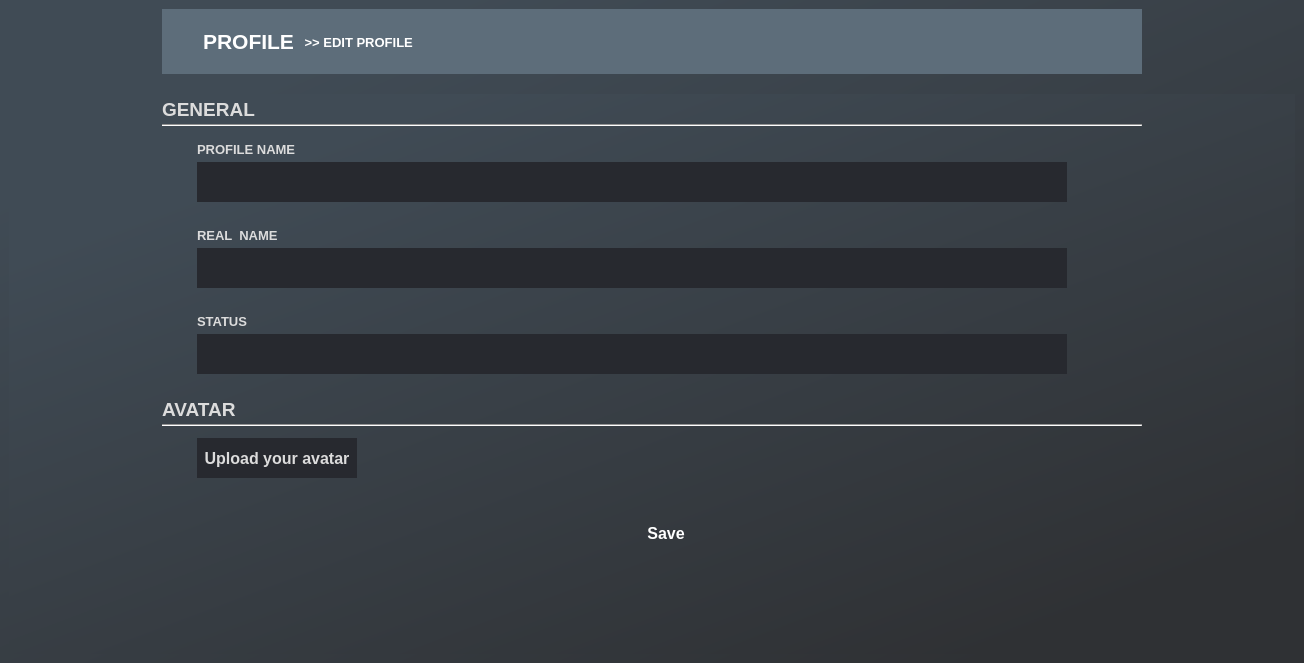
<?xml version="1.0" encoding="UTF-8"?>
<ui version="4.0">
 <class>EditProfile</class>
 <widget class="QWidget" name="EditProfile">
  <property name="geometry">
   <rect>
    <x>0</x>
    <y>0</y>
    <width>1304</width>
    <height>663</height>
   </rect>
  </property>
  <property name="minimumSize">
   <size>
    <width>980</width>
    <height>0</height>
   </size>
  </property>
  <property name="windowTitle">
   <string>Form</string>
  </property>
  <layout class="QVBoxLayout" name="verticalLayout_15">
   <property name="spacing">
    <number>0</number>
   </property>
   <property name="leftMargin">
    <number>0</number>
   </property>
   <property name="topMargin">
    <number>0</number>
   </property>
   <property name="rightMargin">
    <number>0</number>
   </property>
   <property name="bottomMargin">
    <number>0</number>
   </property>
   <item>
    <widget class="QWidget" name="widget" native="true">
     <property name="styleSheet">
      <string notr="true">.QWidget
{
background-color: qlineargradient(spread:pad, x1:0.1025, y1:0.21, x2:0.773, y2:0.982955, stop:0 rgba(64, 75, 85, 255), stop:1 rgba(47, 49, 52, 255));
}</string>
     </property>
     <layout class="QVBoxLayout" name="verticalLayout_14">
      <item>
       <layout class="QVBoxLayout" name="verticalLayout_13">
        <property name="spacing">
         <number>20</number>
        </property>
        <item>
         <layout class="QHBoxLayout" name="horizontalLayout_5">
          <item>
           <spacer name="horizontalSpacer_2">
            <property name="orientation">
             <enum>Qt::Horizontal</enum>
            </property>
            <property name="sizeHint" stdset="0">
             <size>
              <width>40</width>
              <height>20</height>
             </size>
            </property>
           </spacer>
          </item>
          <item>
           <widget class="QWidget" name="Upper_widget" native="true">
            <property name="minimumSize">
             <size>
              <width>980</width>
              <height>65</height>
             </size>
            </property>
            <property name="maximumSize">
             <size>
              <width>980</width>
              <height>65</height>
             </size>
            </property>
            <property name="styleSheet">
             <string notr="true">background-color: rgb(93, 109, 122);
color: rgb(255, 255, 255);</string>
            </property>
            <widget class="QWidget" name="layoutWidget">
             <property name="geometry">
              <rect>
               <x>40</x>
               <y>20</y>
               <width>211</width>
               <height>26</height>
              </rect>
             </property>
             <layout class="QHBoxLayout" name="horizontalLayout_4">
              <item>
               <widget class="QPushButton" name="Account_pushButton">
                <property name="font">
                 <font>
                  <family>Arial</family>
                  <pointsize>16</pointsize>
                  <bold>true</bold>
                 </font>
                </property>
                <property name="cursor">
                 <cursorShape>PointingHandCursor</cursorShape>
                </property>
                <property name="styleSheet">
                 <string notr="true">QPushButton
{
border: 0px;
}

QPushButton:hover
{
 color: rgb(55, 225, 255);
}</string>
                </property>
                <property name="text">
                 <string>PROFILE</string>
                </property>
               </widget>
              </item>
              <item>
               <widget class="QLabel" name="label_2">
                <property name="font">
                 <font>
                  <family>Arial</family>
                  <pointsize>10</pointsize>
                  <bold>true</bold>
                 </font>
                </property>
                <property name="text">
                 <string> &gt;&gt; EDIT PROFILE</string>
                </property>
               </widget>
              </item>
             </layout>
            </widget>
           </widget>
          </item>
          <item>
           <spacer name="horizontalSpacer_3">
            <property name="orientation">
             <enum>Qt::Horizontal</enum>
            </property>
            <property name="sizeHint" stdset="0">
             <size>
              <width>40</width>
              <height>20</height>
             </size>
            </property>
           </spacer>
          </item>
         </layout>
        </item>
        <item>
         <widget class="QScrollArea" name="scrollArea">
          <property name="sizePolicy">
           <sizepolicy hsizetype="Expanding" vsizetype="Expanding">
            <horstretch>0</horstretch>
            <verstretch>0</verstretch>
           </sizepolicy>
          </property>
          <property name="minimumSize">
           <size>
            <width>980</width>
            <height>400</height>
           </size>
          </property>
          <property name="maximumSize">
           <size>
            <width>16777215</width>
            <height>16777215</height>
           </size>
          </property>
          <property name="styleSheet">
           <string notr="true">QScrollArea
{
border:0px;
background-color: rgba(0, 0, 0, 0);
}

QScrollBar:vertical
{
border: none;
width: 8px;  
background: transparent;
}

QScrollBar::sub-page:vertical
{
background-color: rgb(54, 60, 65);
}

QScrollBar::add-page:vertical
{
background-color: rgb(47, 49, 52);
}
QScrollBar::handle:vertical
{
background-color: rgb(135, 146, 165);
border-radius: 3px;
}

QScrollBar::up-arrow:vertical
{
border: none;
}
QScrollBar::sub-line:vertical
{
border: none;
}
QScrollBar::down-arrow:vertical
{
border: none;
}
QScrollBar::add-line:vertical
{
border:none;
}</string>
          </property>
          <property name="widgetResizable">
           <bool>true</bool>
          </property>
          <widget class="QWidget" name="scrollAreaWidgetContents">
           <property name="geometry">
            <rect>
             <x>0</x>
             <y>0</y>
             <width>1284</width>
             <height>556</height>
            </rect>
           </property>
           <layout class="QVBoxLayout" name="verticalLayout_12">
            <property name="spacing">
             <number>0</number>
            </property>
            <property name="leftMargin">
             <number>0</number>
            </property>
            <property name="topMargin">
             <number>0</number>
            </property>
            <property name="rightMargin">
             <number>0</number>
            </property>
            <property name="bottomMargin">
             <number>0</number>
            </property>
            <item>
             <layout class="QHBoxLayout" name="horizontalLayout_3">
              <item>
               <spacer name="horizontalSpacer_4">
                <property name="orientation">
                 <enum>Qt::Horizontal</enum>
                </property>
                <property name="sizeHint" stdset="0">
                 <size>
                  <width>40</width>
                  <height>20</height>
                 </size>
                </property>
               </spacer>
              </item>
              <item>
               <layout class="QVBoxLayout" name="verticalLayout_11">
                <property name="spacing">
                 <number>20</number>
                </property>
                <item>
                 <layout class="QVBoxLayout" name="verticalLayout_10">
                  <property name="spacing">
                   <number>15</number>
                  </property>
                  <item>
                   <layout class="QVBoxLayout" name="verticalLayout_5">
                    <property name="spacing">
                     <number>0</number>
                    </property>
                    <property name="leftMargin">
                     <number>0</number>
                    </property>
                    <item>
                     <widget class="QLabel" name="General_label">
                      <property name="minimumSize">
                       <size>
                        <width>0</width>
                        <height>30</height>
                       </size>
                      </property>
                      <property name="maximumSize">
                       <size>
                        <width>200</width>
                        <height>30</height>
                       </size>
                      </property>
                      <property name="font">
                       <font>
                        <family>Arial</family>
                        <pointsize>14</pointsize>
                        <bold>true</bold>
                       </font>
                      </property>
                      <property name="styleSheet">
                       <string notr="true">color: rgb(220, 220, 220);
background-color: rgba(0, 0, 0, 0);</string>
                      </property>
                      <property name="text">
                       <string>GENERAL</string>
                      </property>
                     </widget>
                    </item>
                    <item>
                     <widget class="Line" name="line_1">
                      <property name="minimumSize">
                       <size>
                        <width>980</width>
                        <height>2</height>
                       </size>
                      </property>
                      <property name="maximumSize">
                       <size>
                        <width>970</width>
                        <height>2</height>
                       </size>
                      </property>
                      <property name="styleSheet">
                       <string notr="true">background-color: rgb(220, 220, 220);</string>
                      </property>
                      <property name="orientation">
                       <enum>Qt::Horizontal</enum>
                      </property>
                     </widget>
                    </item>
                   </layout>
                  </item>
                  <item>
                   <layout class="QVBoxLayout" name="verticalLayout_4">
                    <property name="spacing">
                     <number>25</number>
                    </property>
                    <property name="leftMargin">
                     <number>35</number>
                    </property>
                    <property name="bottomMargin">
                     <number>0</number>
                    </property>
                    <item>
                     <layout class="QVBoxLayout" name="verticalLayout">
                      <property name="spacing">
                       <number>5</number>
                      </property>
                      <item>
                       <widget class="QLabel" name="ProfileName_label">
                        <property name="sizePolicy">
                         <sizepolicy hsizetype="Preferred" vsizetype="Fixed">
                          <horstretch>0</horstretch>
                          <verstretch>0</verstretch>
                         </sizepolicy>
                        </property>
                        <property name="minimumSize">
                         <size>
                          <width>111</width>
                          <height>16</height>
                         </size>
                        </property>
                        <property name="maximumSize">
                         <size>
                          <width>870</width>
                          <height>16</height>
                         </size>
                        </property>
                        <property name="font">
                         <font>
                          <family>Arial</family>
                          <pointsize>10</pointsize>
                          <bold>true</bold>
                         </font>
                        </property>
                        <property name="styleSheet">
                         <string notr="true">color: rgb(220, 220, 220);
background-color: rgba(0, 0, 0, 0);</string>
                        </property>
                        <property name="text">
                         <string>PROFILE NAME</string>
                        </property>
                       </widget>
                      </item>
                      <item>
                       <widget class="QLineEdit" name="ProfileName_lineEdit">
                        <property name="minimumSize">
                         <size>
                          <width>841</width>
                          <height>40</height>
                         </size>
                        </property>
                        <property name="maximumSize">
                         <size>
                          <width>870</width>
                          <height>40</height>
                         </size>
                        </property>
                        <property name="font">
                         <font>
                          <family>Arial</family>
                          <pointsize>12</pointsize>
                         </font>
                        </property>
                        <property name="styleSheet">
                         <string notr="true">background-color: rgb(39, 41, 47);
border: 0px;
color: rgb(255, 255, 255);</string>
                        </property>
                        <property name="text">
                         <string/>
                        </property>
                       </widget>
                      </item>
                     </layout>
                    </item>
                    <item>
                     <layout class="QVBoxLayout" name="verticalLayout_2">
                      <property name="spacing">
                       <number>5</number>
                      </property>
                      <item>
                       <widget class="QLabel" name="RealName_label">
                        <property name="sizePolicy">
                         <sizepolicy hsizetype="Preferred" vsizetype="Fixed">
                          <horstretch>0</horstretch>
                          <verstretch>0</verstretch>
                         </sizepolicy>
                        </property>
                        <property name="minimumSize">
                         <size>
                          <width>111</width>
                          <height>16</height>
                         </size>
                        </property>
                        <property name="maximumSize">
                         <size>
                          <width>870</width>
                          <height>16</height>
                         </size>
                        </property>
                        <property name="font">
                         <font>
                          <family>Arial</family>
                          <pointsize>10</pointsize>
                          <bold>true</bold>
                         </font>
                        </property>
                        <property name="styleSheet">
                         <string notr="true">color: rgb(220, 220, 220);
background-color: rgba(0, 0, 0, 0);</string>
                        </property>
                        <property name="text">
                         <string>REAL  NAME</string>
                        </property>
                       </widget>
                      </item>
                      <item>
                       <widget class="QLineEdit" name="RealName_lineEdit">
                        <property name="minimumSize">
                         <size>
                          <width>841</width>
                          <height>40</height>
                         </size>
                        </property>
                        <property name="maximumSize">
                         <size>
                          <width>870</width>
                          <height>40</height>
                         </size>
                        </property>
                        <property name="font">
                         <font>
                          <family>Arial</family>
                          <pointsize>12</pointsize>
                         </font>
                        </property>
                        <property name="styleSheet">
                         <string notr="true">background-color: rgb(39, 41, 47);
border: 0px;
color: rgb(255, 255, 255);</string>
                        </property>
                       </widget>
                      </item>
                     </layout>
                    </item>
                    <item>
                     <layout class="QVBoxLayout" name="verticalLayout_3">
                      <property name="spacing">
                       <number>5</number>
                      </property>
                      <item>
                       <widget class="QLabel" name="Status_label">
                        <property name="sizePolicy">
                         <sizepolicy hsizetype="Preferred" vsizetype="Fixed">
                          <horstretch>0</horstretch>
                          <verstretch>0</verstretch>
                         </sizepolicy>
                        </property>
                        <property name="minimumSize">
                         <size>
                          <width>111</width>
                          <height>16</height>
                         </size>
                        </property>
                        <property name="maximumSize">
                         <size>
                          <width>870</width>
                          <height>16</height>
                         </size>
                        </property>
                        <property name="font">
                         <font>
                          <family>Arial</family>
                          <pointsize>10</pointsize>
                          <bold>true</bold>
                         </font>
                        </property>
                        <property name="styleSheet">
                         <string notr="true">color: rgb(220, 220, 220);
background-color: rgba(0, 0, 0, 0);</string>
                        </property>
                        <property name="text">
                         <string>STATUS</string>
                        </property>
                       </widget>
                      </item>
                      <item>
                       <widget class="QLineEdit" name="Status_lineEdit">
                        <property name="minimumSize">
                         <size>
                          <width>841</width>
                          <height>40</height>
                         </size>
                        </property>
                        <property name="maximumSize">
                         <size>
                          <width>870</width>
                          <height>40</height>
                         </size>
                        </property>
                        <property name="font">
                         <font>
                          <family>Arial</family>
                          <pointsize>12</pointsize>
                         </font>
                        </property>
                        <property name="styleSheet">
                         <string notr="true">background-color: rgb(39, 41, 47);
border: 0px;
color: rgb(255, 255, 255);
</string>
                        </property>
                       </widget>
                      </item>
                     </layout>
                    </item>
                   </layout>
                  </item>
                 </layout>
                </item>
                <item>
                 <layout class="QVBoxLayout" name="verticalLayout_9">
                  <property name="spacing">
                   <number>6</number>
                  </property>
                  <item>
                   <layout class="QVBoxLayout" name="verticalLayout_6">
                    <property name="spacing">
                     <number>0</number>
                    </property>
                    <property name="bottomMargin">
                     <number>6</number>
                    </property>
                    <item>
                     <widget class="QLabel" name="Avatar_label">
                      <property name="minimumSize">
                       <size>
                        <width>0</width>
                        <height>30</height>
                       </size>
                      </property>
                      <property name="maximumSize">
                       <size>
                        <width>200</width>
                        <height>30</height>
                       </size>
                      </property>
                      <property name="font">
                       <font>
                        <family>Arial</family>
                        <pointsize>14</pointsize>
                        <bold>true</bold>
                       </font>
                      </property>
                      <property name="styleSheet">
                       <string notr="true">color: rgb(220, 220, 220);
background-color: rgba(0, 0, 0, 0);
</string>
                      </property>
                      <property name="text">
                       <string>AVATAR</string>
                      </property>
                     </widget>
                    </item>
                    <item>
                     <widget class="Line" name="line_2">
                      <property name="minimumSize">
                       <size>
                        <width>980</width>
                        <height>2</height>
                       </size>
                      </property>
                      <property name="maximumSize">
                       <size>
                        <width>970</width>
                        <height>2</height>
                       </size>
                      </property>
                      <property name="styleSheet">
                       <string notr="true">background-color: rgb(220, 220, 220);</string>
                      </property>
                      <property name="orientation">
                       <enum>Qt::Horizontal</enum>
                      </property>
                     </widget>
                    </item>
                   </layout>
                  </item>
                  <item>
                   <layout class="QHBoxLayout" name="horizontalLayout" stretch="0,10,0">
                    <property name="spacing">
                     <number>15</number>
                    </property>
                    <property name="leftMargin">
                     <number>0</number>
                    </property>
                    <property name="rightMargin">
                     <number>0</number>
                    </property>
                    <item>
                     <layout class="QVBoxLayout" name="verticalLayout_7">
                      <property name="leftMargin">
                       <number>35</number>
                      </property>
                      <item>
                       <widget class="QPushButton" name="UploadAvatar_pushButton">
                        <property name="minimumSize">
                         <size>
                          <width>160</width>
                          <height>40</height>
                         </size>
                        </property>
                        <property name="maximumSize">
                         <size>
                          <width>160</width>
                          <height>40</height>
                         </size>
                        </property>
                        <property name="font">
                         <font>
                          <family>Arial</family>
                          <pointsize>12</pointsize>
                          <bold>true</bold>
                         </font>
                        </property>
                        <property name="cursor">
                         <cursorShape>PointingHandCursor</cursorShape>
                        </property>
                        <property name="styleSheet">
                         <string notr="true">QPushButton
{
	color: rgb(220, 220, 220);
	background-color: rgb(39, 41, 47);
	border: 0px;
}
QPushButton:hover
{
	background-color: rgb(123, 129, 148);
}
</string>
                        </property>
                        <property name="text">
                         <string>Upload your avatar</string>
                        </property>
                       </widget>
                      </item>
                      <item>
                       <widget class="QLabel" name="label">
                        <property name="sizePolicy">
                         <sizepolicy hsizetype="Fixed" vsizetype="Expanding">
                          <horstretch>0</horstretch>
                          <verstretch>0</verstretch>
                         </sizepolicy>
                        </property>
                        <property name="text">
                         <string/>
                        </property>
                       </widget>
                      </item>
                     </layout>
                    </item>
                    <item>
                     <widget class="QLabel" name="UploadStatus_label">
                      <property name="minimumSize">
                       <size>
                        <width>400</width>
                        <height>61</height>
                       </size>
                      </property>
                      <property name="maximumSize">
                       <size>
                        <width>400</width>
                        <height>61</height>
                       </size>
                      </property>
                      <property name="font">
                       <font>
                        <family>Arial</family>
                        <pointsize>10</pointsize>
                        <bold>true</bold>
                       </font>
                      </property>
                      <property name="styleSheet">
                       <string notr="true">color: rgb(200, 0, 0);
background-color: rgba(0, 0, 0, 0);
</string>
                      </property>
                      <property name="text">
                       <string/>
                      </property>
                      <property name="alignment">
                       <set>Qt::AlignLeading|Qt::AlignLeft|Qt::AlignTop</set>
                      </property>
                     </widget>
                    </item>
                    <item>
                     <spacer name="horizontalSpacer">
                      <property name="orientation">
                       <enum>Qt::Horizontal</enum>
                      </property>
                      <property name="sizeHint" stdset="0">
                       <size>
                        <width>40</width>
                        <height>20</height>
                       </size>
                      </property>
                     </spacer>
                    </item>
                   </layout>
                  </item>
                  <item>
                   <layout class="QVBoxLayout" name="verticalLayout_8">
                    <item>
                     <layout class="QHBoxLayout" name="horizontalLayout_2">
                      <item>
                       <spacer name="horizontalSpacer_6">
                        <property name="orientation">
                         <enum>Qt::Horizontal</enum>
                        </property>
                        <property name="sizeHint" stdset="0">
                         <size>
                          <width>40</width>
                          <height>20</height>
                         </size>
                        </property>
                       </spacer>
                      </item>
                      <item>
                       <widget class="QPushButton" name="Save_pushButton">
                        <property name="minimumSize">
                         <size>
                          <width>160</width>
                          <height>40</height>
                         </size>
                        </property>
                        <property name="maximumSize">
                         <size>
                          <width>160</width>
                          <height>40</height>
                         </size>
                        </property>
                        <property name="font">
                         <font>
                          <family>Arial</family>
                          <pointsize>12</pointsize>
                          <bold>true</bold>
                         </font>
                        </property>
                        <property name="cursor">
                         <cursorShape>PointingHandCursor</cursorShape>
                        </property>
                        <property name="styleSheet">
                         <string notr="true">QPushButton
{
	color: rgb(255, 255, 255);
	background: qlineargradient(x1:0, y1:0, x2:1, y2:1,
                stop:0 rgb(0, 200, 250), 
				stop: 0.4 rgb(30, 150, 255),
                stop:1 rgb(60, 90, 255));
	border: 0px;
}
QPushButton:hover
{
	
	background-color: rgb(25, 206, 255);
}</string>
                        </property>
                        <property name="text">
                         <string>Save</string>
                        </property>
                       </widget>
                      </item>
                      <item>
                       <widget class="QLabel" name="Error_label">
                        <property name="sizePolicy">
                         <sizepolicy hsizetype="Expanding" vsizetype="Fixed">
                          <horstretch>0</horstretch>
                          <verstretch>0</verstretch>
                         </sizepolicy>
                        </property>
                        <property name="minimumSize">
                         <size>
                          <width>390</width>
                          <height>40</height>
                         </size>
                        </property>
                        <property name="maximumSize">
                         <size>
                          <width>390</width>
                          <height>40</height>
                         </size>
                        </property>
                        <property name="font">
                         <font>
                          <family>Arial</family>
                          <pointsize>10</pointsize>
                          <bold>true</bold>
                         </font>
                        </property>
                        <property name="styleSheet">
                         <string notr="true">color: rgb(200, 0, 0);
background: transparent;</string>
                        </property>
                        <property name="text">
                         <string/>
                        </property>
                       </widget>
                      </item>
                     </layout>
                    </item>
                    <item>
                     <spacer name="verticalSpacer">
                      <property name="orientation">
                       <enum>Qt::Vertical</enum>
                      </property>
                      <property name="sizeHint" stdset="0">
                       <size>
                        <width>20</width>
                        <height>40</height>
                       </size>
                      </property>
                     </spacer>
                    </item>
                   </layout>
                  </item>
                 </layout>
                </item>
               </layout>
              </item>
              <item>
               <spacer name="horizontalSpacer_5">
                <property name="orientation">
                 <enum>Qt::Horizontal</enum>
                </property>
                <property name="sizeHint" stdset="0">
                 <size>
                  <width>40</width>
                  <height>20</height>
                 </size>
                </property>
               </spacer>
              </item>
             </layout>
            </item>
            <item>
             <spacer name="verticalSpacer_2">
              <property name="orientation">
               <enum>Qt::Vertical</enum>
              </property>
              <property name="sizeHint" stdset="0">
               <size>
                <width>20</width>
                <height>40</height>
               </size>
              </property>
             </spacer>
            </item>
            <item>
             <widget class="QLabel" name="LBottonFiller_label">
              <property name="sizePolicy">
               <sizepolicy hsizetype="Expanding" vsizetype="Fixed">
                <horstretch>0</horstretch>
                <verstretch>0</verstretch>
               </sizepolicy>
              </property>
              <property name="minimumSize">
               <size>
                <width>0</width>
                <height>40</height>
               </size>
              </property>
              <property name="maximumSize">
               <size>
                <width>390</width>
                <height>40</height>
               </size>
              </property>
              <property name="styleSheet">
               <string notr="true">background: transparent;</string>
              </property>
              <property name="text">
               <string/>
              </property>
             </widget>
            </item>
           </layout>
          </widget>
         </widget>
        </item>
       </layout>
      </item>
     </layout>
    </widget>
   </item>
  </layout>
 </widget>
 <resources/>
 <connections/>
</ui>
